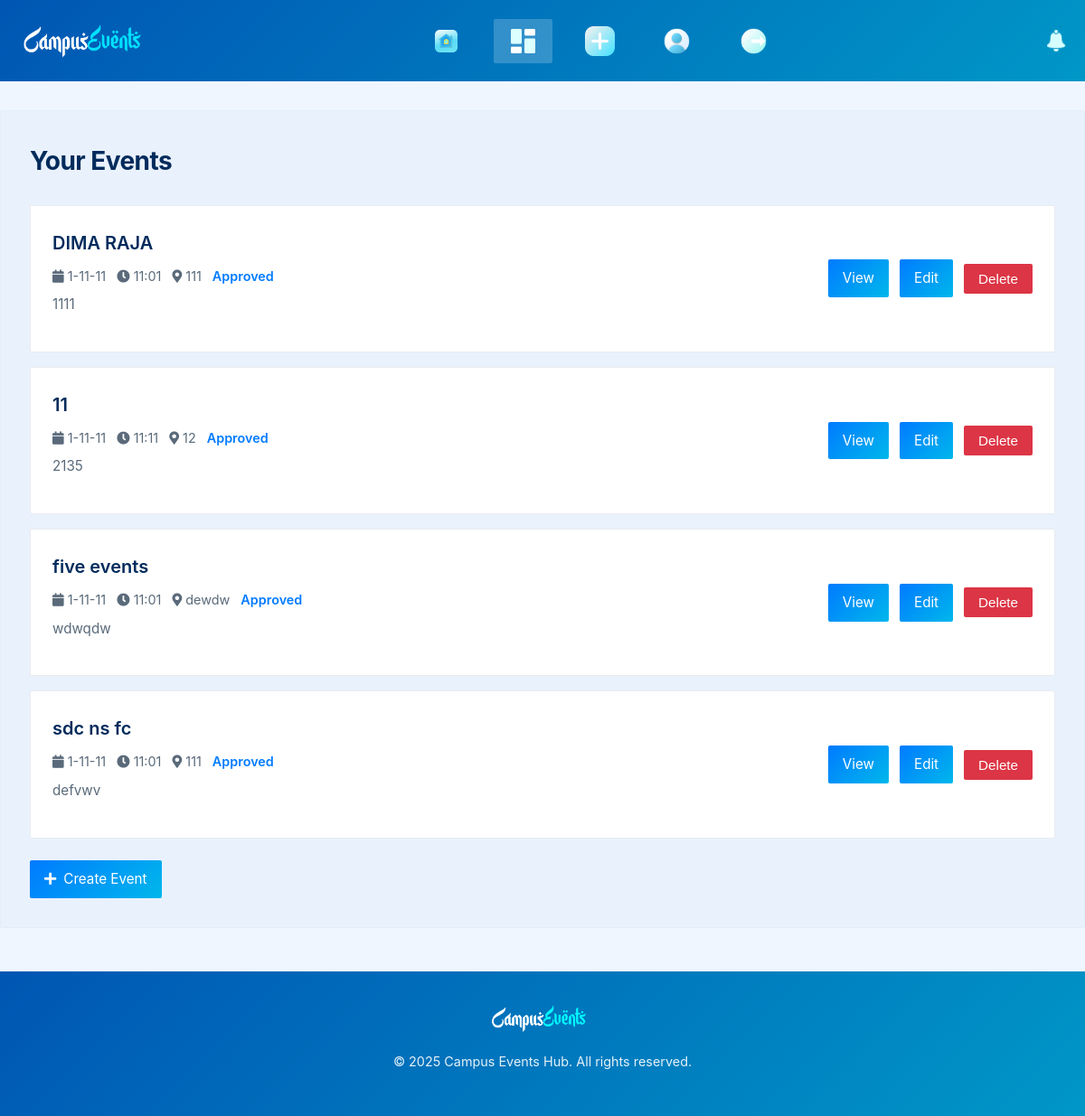
Page /dashboard (signed in) on the earlier database version.
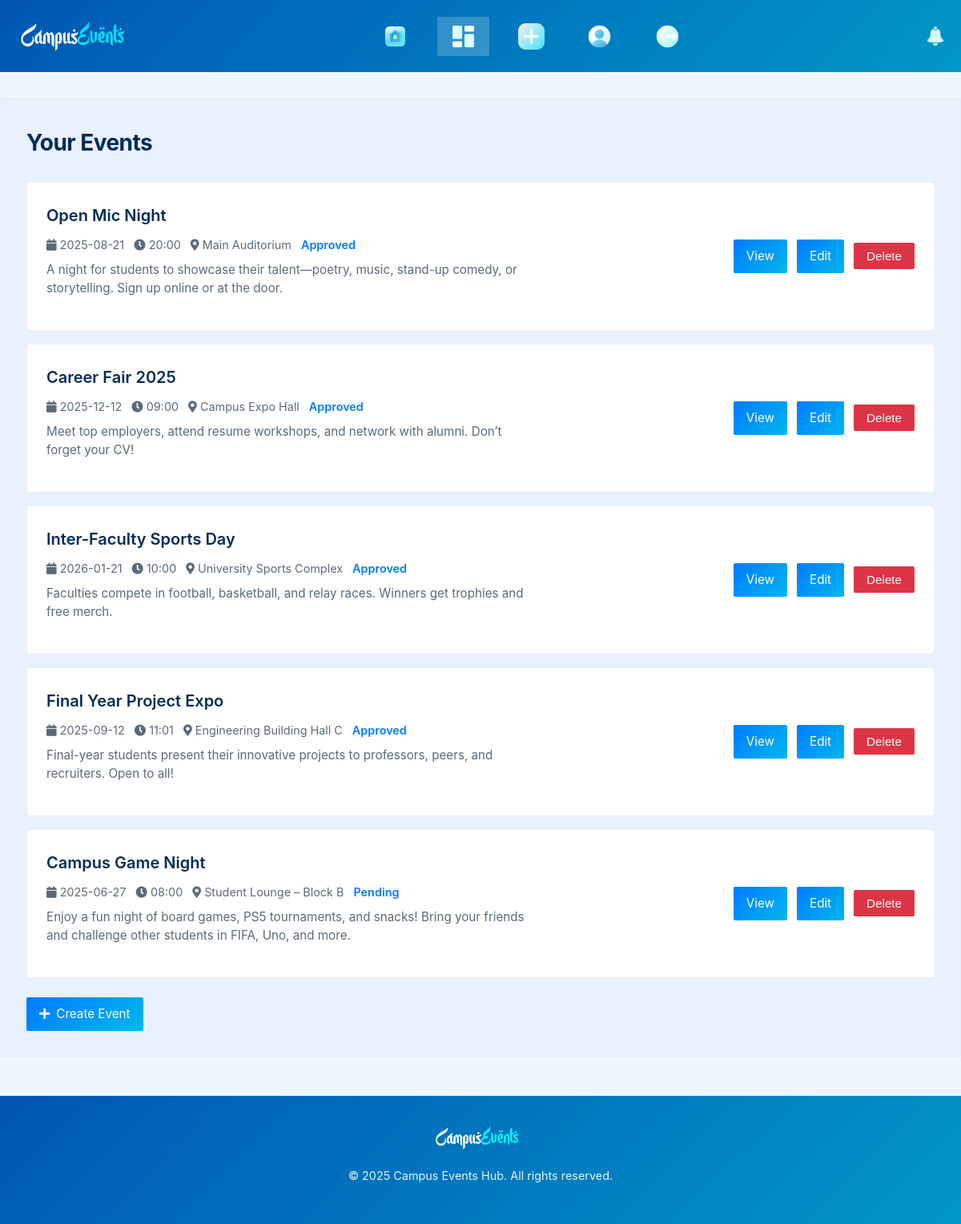
Same page on the later database version.
### models.py (models this page shows)
class Event(db.Model):
    __tablename__ = 'event'
    id = db.Column(db.Integer, primary_key=True)
    title = db.Column(db.String(100), nullable=False)
    description = db.Column(db.Text, nullable=False)
    date = db.Column(db.Date, nullable=False)
    time = db.Column(db.Time, nullable=False)
    location = db.Column(db.String(100), nullable=False)
    category = db.Column(db.String(50), nullable=False)
    status = db.Column(db.Enum(EventStatus), default=EventStatus.PENDING)
    user_id = db.Column(db.Integer, db.ForeignKey('user.id'), nullable=False)
    likes = db.relationship('Like', backref='event', lazy=True, cascade='all, delete-orphan')
    rsvps = db.relationship('RSVP', backref='event', lazy=True, cascade='all, delete-orphan')
    notifications = db.relationship('Notification', backref='event', lazy=True, cascade='all, delete-orphan')

### app.py (the view)
@app.route('/dashboard')
@login_required
def dashboard():
    if current_user.role == UserRole.ADMIN:
        return redirect(url_for('admin_dashboard'))
    return render_template('dashboard.html', events=current_user.events)

### app.py (called while the page is built)
@login_manager.user_loader
def load_user(user_id):
    return User.query.get(int(user_id))

### templates/dashboard.html (shortened to what this page needs)
        {% extends "base.html" %}
{% block css %}
    <link rel="stylesheet" href="{{ url_for('static', filename='css/dashboard.css') }}">
{% endblock %}
{% block content %}
    <div class="container">
        <h2>Your Events</h2>
        {% if events %}
        <div class="event-list">
            {% for event in events %}
            <div class="event-card" id="event-card-{{ event.id }}">
                <div class="event-content">
                    <h3><a href="{{ url_for('get_event_page', event_id=event.id) }}">{{ event.title }}</a></h3>
                    <div class="event-meta">
                        <span><i class="fas fa-calendar"></i> {{ event.date.strftime('%Y-%m-%d') }}</span>
                        <span><i class="fas fa-clock"></i> {{ event.time.strftime('%H:%M') }}</span>
                        <span><i class="fas fa-map-marker-alt"></i> {{ event.location }}</span>
                        <span class="status-pending">{{ event.status.value }}</span>
                    </div>
                    <p class="event-description">{{ event.description }}</p>
                </div>
                <div class="event-actions">
                    <a href="{{ url_for('get_event_page', event_id=event.id) }}" class="btn btn-primary">View</a>
                    {% if current_user.id == event.organizer.id or current_user.role == 'admin' %}
                    <a href="{{ url_for('edit_event_page', event_id=event.id) }}" class="btn btn-primary">Edit</a>
                    <form action="{{ url_for('delete_event', event_id=event.id) }}" method="POST" class="delete-form">
                        <button type="submit" class="btn btn-danger delete-btn" data-event-id="{{ event.id }}">Delete</button>
                    </form>
                    {% endif %}
                </div>
            </div>
            {% endfor %}
        </div>
        {% else %}
        <p>You haven't created any events yet. <a href="{{ url_for('create_event_page') }}">Create one now!</a></p>
        {% endif %}
        <a href="{{ url_for('create_event_page') }}" class="btn btn-primary create-event-btn">
            <i class="fas fa-plus"></i> Create Event
        </a>
    </div>
{% endblock %}

Differences in the rows shown:
changed Event: title "DIMA RAJA" → "Open Mic Night"; date "1-11-11" → "2025-08-21"; time "11:01" → "20:00"; location "111" → "Main Auditorium"; description "1111" → "A night for students to showcase their talent—poetry, music, stand-up comedy, or storytelling. Sign up online or at the door."
changed Event: title "11" → "Career Fair 2025"; date "1-11-11" → "2025-12-12"; time "11:11" → "09:00"; location "12" → "Campus Expo Hall"; description "2135" → "Meet top employers, attend resume workshops, and network with alumni. Don’t forget your CV!"
changed Event: title "five events" → "Inter-Faculty Sports Day"; date "1-11-11" → "2026-01-21"; time "11:01" → "10:00"; location "dewdw" → "University Sports Complex"; description "wdwqdw" → "Faculties compete in football, basketball, and relay races. Winners get trophies and free merch."
changed Event: title "sdc ns fc" → "Final Year Project Expo"; date "1-11-11" → "2025-09-12"; location "111" → "Engineering Building Hall C"; description "defvwv" → "Final-year students present their innovative projects to professors, peers, and recruiters. Open to all!"
added Event: title "Campus Game Night", date "2025-06-27", time "08:00", location "Student Lounge – Block B", status.value "Pending", description "Enjoy a fun night of board games, PS5 tournaments, and snacks! Bring your friends and challenge other students in FIFA, Uno, and more."
